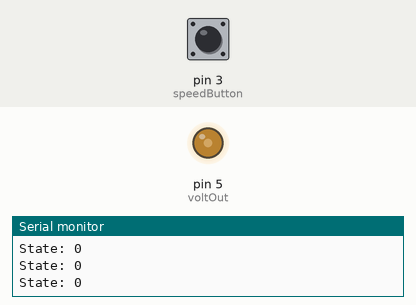
Bench run of a sketch on a simulated Arduino Uno, built with avr-gcc and run on an emulated ATmega328P. On the bench: output pins drawn as LEDs (lit = HIGH), the last lines printed to the serial monitor. The inputs (shaded band) are chosen by the test bench; at power-on: pin 3 (speedButton) LOW.

Above: at 1.2 s.
1.3 s: pin 3 (speedButton) pulled HIGH for 0.15 s
At 2.5 s:
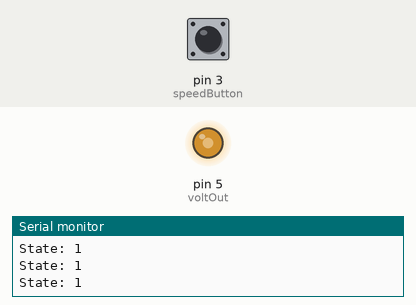
2.9 s: pin 3 (speedButton) pulled HIGH for 1 s
At 3.2 s:
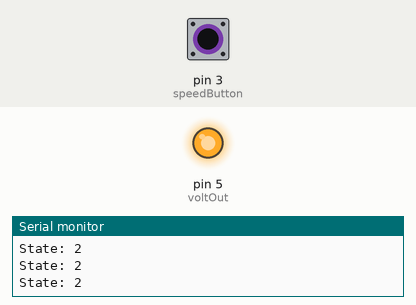
5.4 s: pin 3 (speedButton) pulsed HIGH 5 times (0.12 s each, 0.3 s apart)
At 6.9 s:
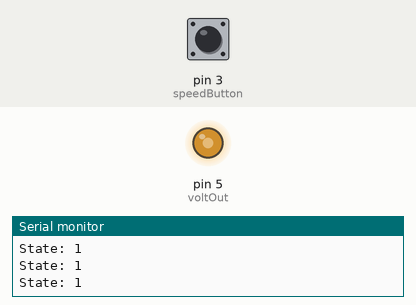
8.4 s: pin 3 (speedButton) pulled HIGH for 3.2 s
At 9.6 s:
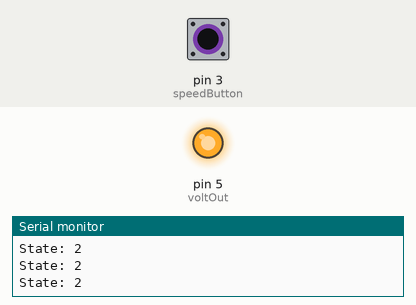
Timing chart, 0 to 11.4 s (numbered marks = the images above; inputs shaded):
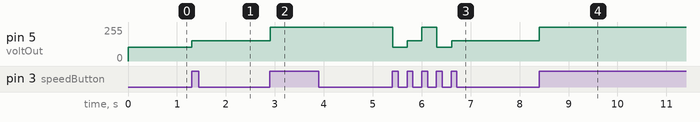

The sketch:

FanSpeed.ino
```cpp
// Start at low speed. Push button > switch to next speed. Only 3 modes. If on mode 3, if button press, then go back to first mode.
const int speedButton = 3;
const int voltOut = 5;
volatile int state = 0;
bool buttonState = LOW;
float pwm = 0;

void buttonPressed();


void setup() {
  pinMode(voltOut, OUTPUT);
  pinMode(speedButton, INPUT);
  attachInterrupt(digitalPinToInterrupt(speedButton), buttonPressed, RISING);
  Serial.begin(9600);
}

void loop() {
  //if state 0, output certain current/voltage
  if(state == 0) {
    //Fan speed at 40%
    pwm = 102;
    analogWrite(voltOut, pwm);
    delay(100);
    Serial.print("State: ");
    Serial.println(state);
  }
  //if state 1, output certain current/voltage
  if(state == 1) {
    //Fan speed at 60%
    pwm = 153;
    analogWrite(voltOut, pwm);
    Serial.print("State: ");
    Serial.println(state);
  }
  //if state 2, output certain current/voltage
  if(state == 2) {
    //Fan speed at 100%
    pwm = 255;
    analogWrite(voltOut, pwm);
    Serial.print("State: ");
    Serial.println(state);
  }
  //if state 3, output certain current/voltage
  else if(state == 3) {
    //Set fan back to 20%
    state = 0;
    Serial.println(state);
  }

}

void buttonPressed() {

  static unsigned long last_interrupt_time = 0;
  unsigned long interrupt_time = millis();
  //If interrupts >200, assume bounce and ignore.
  if( interrupt_time - last_interrupt_time > 200)
  {
    state++;
  }
  last_interrupt_time = interrupt_time;

}
```

Measured:
- after the input at 1.3 s, pin 5 (voltOut): 102/255 → 153/255 at once
- after the input at 2.9 s, pin 5 (voltOut): 153/255 → 255/255 at once
- after the input at 5.4 s, pin 5 (voltOut): 255/255 → 102/255 at once, → 153/255 0.30 s later, → 255/255 0.30 s later, → 102/255 0.30 s later, … (5 changes in this stretch)
- after the input at 8.4 s, pin 5 (voltOut): 153/255 → 255/255 at once
